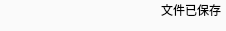
<?xml version="1.0" encoding="UTF-8"?>
<ui version="4.0">
 <class>my_StatusBar</class>
 <widget class="QFrame" name="my_StatusBar">
  <property name="geometry">
   <rect>
    <x>0</x>
    <y>0</y>
    <width>220</width>
    <height>20</height>
   </rect>
  </property>
  <property name="font">
   <font>
    <family>微软雅黑</family>
   </font>
  </property>
  <property name="windowTitle">
   <string>Frame</string>
  </property>
  <property name="styleSheet">
   <string notr="true">QFrame
{
background:rgb(250,250,250);
}</string>
  </property>
  <layout class="QHBoxLayout" name="horizontalLayout">
   <property name="leftMargin">
    <number>0</number>
   </property>
   <property name="topMargin">
    <number>0</number>
   </property>
   <property name="rightMargin">
    <number>0</number>
   </property>
   <item>
    <widget class="QLabel" name="CurposLabel">
     <property name="minimumSize">
      <size>
       <width>150</width>
       <height>20</height>
      </size>
     </property>
     <property name="font">
      <font>
       <family>微软雅黑</family>
      </font>
     </property>
     <property name="text">
      <string/>
     </property>
     <property name="alignment">
      <set>Qt::AlignCenter</set>
     </property>
    </widget>
   </item>
   <item>
    <widget class="QLabel" name="isSaveLabel">
     <property name="sizePolicy">
      <sizepolicy hsizetype="Fixed" vsizetype="Fixed">
       <horstretch>0</horstretch>
       <verstretch>0</verstretch>
      </sizepolicy>
     </property>
     <property name="minimumSize">
      <size>
       <width>70</width>
       <height>20</height>
      </size>
     </property>
     <property name="maximumSize">
      <size>
       <width>70</width>
       <height>20</height>
      </size>
     </property>
     <property name="font">
      <font>
       <family>微软雅黑</family>
      </font>
     </property>
     <property name="text">
      <string>文件已保存</string>
     </property>
     <property name="textFormat">
      <enum>Qt::AutoText</enum>
     </property>
     <property name="alignment">
      <set>Qt::AlignCenter</set>
     </property>
    </widget>
   </item>
  </layout>
 </widget>
 <resources/>
 <connections/>
</ui>
